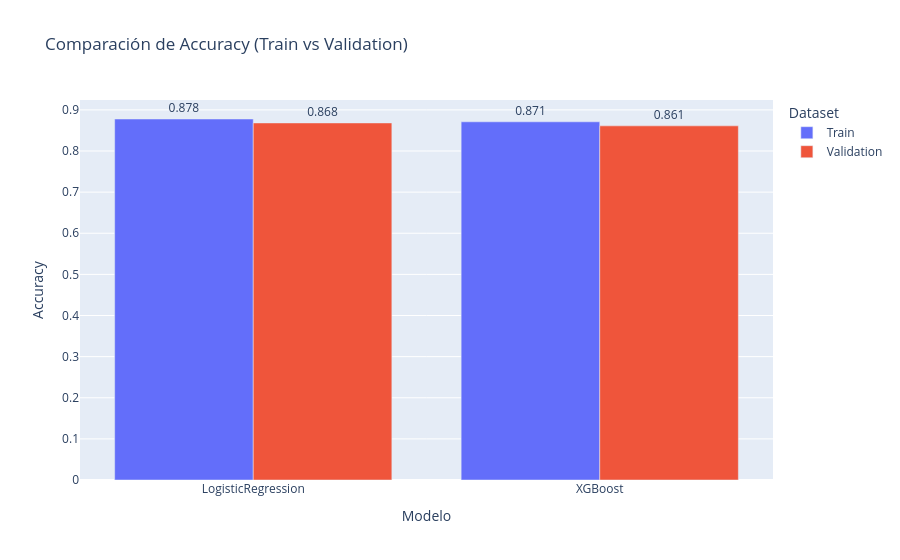

Notebook source saved alongside this figure:
### Code cell
# Gráfico comparativo de Accuracy
fig_acc = px.bar(
    results_df,
    x="Modelo",
    y="Accuracy",
    color="Dataset",
    barmode="group",
    text=results_df["Accuracy"].round(3),
    title="Comparación de Accuracy (Train vs Validation)"
)
fig_acc.update_traces(textposition="outside")
fig_acc.show()

### Figure 1 — Plotly figure (JSON) as saved in the notebook; plotly's stock layout.template omitted (floating-point values rounded to 4 significant figures)
{"data": [{"alignmentgroup": "True", "hovertemplate": "Dataset=Train<br>Modelo=%{x}<br>Accuracy=%{y}<br>text=%{text}<extra></extra>", "legendgroup": "Train", "marker": {"color": "#636efa", "pattern": {"shape": ""}}, "name": "Train", "offsetgroup": "Train", "orientation": "v", "showlegend": true, "text": [0.878, 0.871], "textposition": "outside", "type": "bar", "x": ["LogisticRegression", "XGBoost"], "xaxis": "x", "y": [0.8778, 0.871], "yaxis": "y"}, {"alignmentgroup": "True", "hovertemplate": "Dataset=Validation<br>Modelo=%{x}<br>Accuracy=%{y}<br>text=%{text}<extra></extra>", "legendgroup": "Validation", "marker": {"color": "#EF553B", "pattern": {"shape": ""}}, "name": "Validation", "offsetgroup": "Validation", "orientation": "v", "showlegend": true, "text": [0.868, 0.861], "textposition": "outside", "type": "bar", "x": ["LogisticRegression", "XGBoost"], "xaxis": "x", "y": [0.8682, 0.8611], "yaxis": "y"}], "layout": {"barmode": "group", "legend": {"title": {"text": "Dataset"}, "tracegroupgap": 0}, "title": {"text": "Comparación de Accuracy (Train vs Validation)"}, "xaxis": {"anchor": "y", "domain": [0, 1], "title": {"text": "Modelo"}}, "yaxis": {"anchor": "x", "domain": [0, 1], "title": {"text": "Accuracy"}}}}
